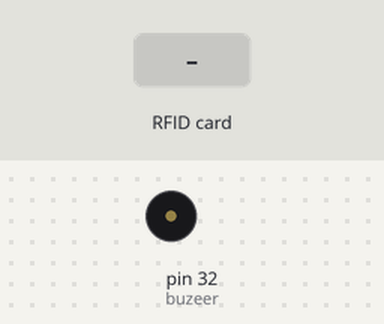
Simulated run of this program. Board: Raspberry Pi (header pin numbers). Parts: buzzer (waves = sounding). The inputs (shaded band) are chosen by the test bench. What the program prints to the terminal is not drawn.

Above: at 1.2 s.
1.3 s: RFID card 5E 7A 19 C4 held to the reader
Timing chart, 0 to 4.3 s (numbered marks = the images above; inputs shaded):
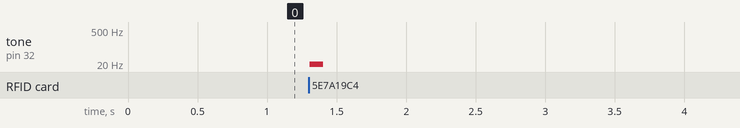

Measured:
- after the input at 1.3 s, tone on pin 32 (buzeer): silent → 1 Hz at once, → silent 0.10 s later

The program:

ReadBuzeer.py
```python
#!/usr/bin/env python

import signal
import time
import sys

import RPi.GPIO as GPIO

from pirc522 import RFID

GPIO.setmode(GPIO.BOARD)
GPIO.setup(32, GPIO.OUT)
buzeer = GPIO.PWM(32, 50) # GPIO.PWM(channel, frequency)

run = True
rdr = RFID()
util = rdr.util()
util.debug = True


def end_read(signal,frame):
    global run
    print("\nCtrl+C captured, ending read.")
    run = False
    rdr.cleanup()
    sys.exit()

signal.signal(signal.SIGINT, end_read)

print("Starting")
while run:
    rdr.wait_for_tag()
    (error, data) = rdr.request()
    if error:
        print("Read Error")

    (error, uid) = rdr.anticoll()
    if not error:
        cardId = str(uid[0])+","+str(uid[1])+","+str(uid[2])+","+str(uid[3])
        print("Card read UID: " + cardId)

        buzeer.ChangeFrequency(1) # set frequency
        buzeer.start(10)  # 占空比 (0.0 <= dc <= 100.0)
        time.sleep(0.1) # for buzeer
        buzeer.stop()

        time.sleep(1) # for rfid card


GPIO.cleanup()
```
